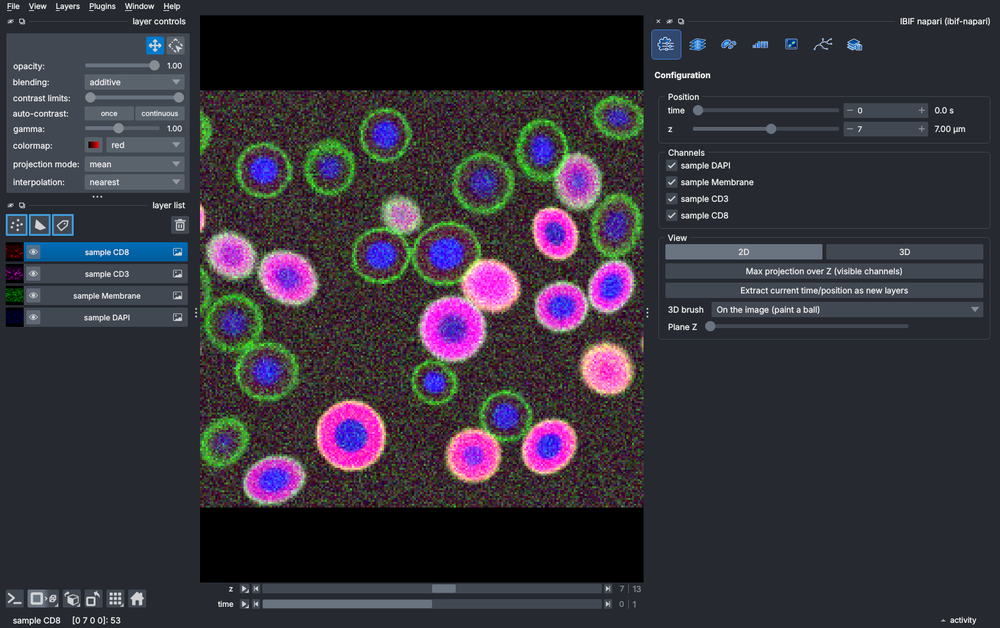
#> input picture src/ibif_napari/manual/images/01_overview.png, 1000 x 628 px, shrunk from 1560 x 980 before the run; its folder holds only this picture in this run
$ python -i _classic.py   (imports and definitions only)
#> lines starting #> are read from the running program, lines starting #| are printed output that depends on the picture; after the words box and inside, x2 and y2 are one past the last pixel; in counts of white or black regions, pixels touching at a corner belong together
"""Classical segmentation: threshold, then split touching objects by watershed.

No deep learning, no GPU: an alternative to Cellpose for testing, for bright well
separated objects (nuclei, spots, beads), or when no GPU or server is available.
2D images and 3D stacks (with their voxel size) are handled the same way:

1. **Local contrast** (optional): CLAHE, contrast-limited adaptive histogram
   equalisation (Zuiderveld 1994), evens out bright and dim regions so one threshold
   fits the whole image.
2. **Smoothing**: a Gaussian blur (sigma in pixels; Z follows the voxel size) removes
   noise that would otherwise break objects up.
3. **Threshold**: a global automatic threshold (Otsu 1979, Li, triangle, Yen, mean) times
   a factor, a *local* (adaptive) threshold for uneven backgrounds, or a manual value.
4. **Clean up**: fill holes, remove specks smaller than the minimum size.
5. **Split touching objects** (watershed, Beucher & Meyer 1993):
   - *distance*: seeds at the centres of the objects (maxima of the distance to the
     background), so round objects that touch are cut along their neck;
   - *intensity*: seeds at the brightest points (e.g. nuclei brighter in the middle);
   - *none*: each connected component is one object (connected-components labelling).
   Seeds closer than half the object diameter are merged, which stops one object being
   cut into several.
6. Remove objects smaller than the minimum size (and, optionally, those touching the
   image border) and number them 1, 2, 3...
"""
from __future__ import annotations

from dataclasses import dataclass

import numpy as np
from scipy import ndimage as ndi

THRESHOLDS = ("otsu", "li", "triangle", "yen", "mean", "local", "manual")
SPLITS = ("distance", "intensity", "none")


@dataclass
class Settings:
    clahe: bool = False
    clahe_clip: float = 0.05  # CLAHE clip limit (0-1; higher = more contrast)
    clahe_tile: int = 0  # CLAHE tile size in pixels (0 = 1/8 of the image)
    smooth: float = 1.0  # Gaussian sigma in XY pixels (0 = none)
    threshold: str = "otsu"
    factor: float = 1.0  # global thresholds are multiplied by this
    value: float | None = None  # manual threshold (in the image's own units)
    block: int = 51  # local threshold: neighbourhood size in pixels (odd)
    offset: float = -0.05  # local threshold: subtracted from the local mean (0-1 scale);
    # negative = a pixel must be that much brighter than its neighbourhood
    fill_holes: bool = True
    split: str = "distance"
    diameter: float = 0.0  # typical object diameter in XY pixels (0 = from the objects)
    min_size: int = 15  # pixels / voxels
    clear_border: bool = False


def segment(image, spacing=None, settings=None, **kwargs):
    """Labels (uint32, 0 = background) of a 2D or 3D image, and a dict of what was
    used (the threshold, the number of objects). `spacing` is the voxel size per axis
    (Z larger than XY in most stacks); `settings` a `Settings`, or its fields as kwargs."""
    s = settings or Settings(**kwargs)
    image = np.asarray(image)
    if image.ndim not in (2, 3):
        raise ValueError(f"segment a 2D or 3D image, not {image.ndim}D")
    spacing = np.asarray(spacing if spacing is not None else (1.0,) * image.ndim, float)
    xy = float(spacing[-1]) or 1.0
    rel = spacing / xy  # each axis in XY pixels (Z is usually > 1)
    fg, info, work = foreground(image, s, rel)
    labels = split(fg, work, s, rel)
    labels = _finish(labels, s)
    info["objects"] = int(labels.max())
    return labels, info


# [49 lines left out: functions segment_planes, _stitch, not called in this run]


def foreground(image, settings=None, rel=None, planes=False, **kwargs):
    """(mask, info, processed image): the pixels above the threshold, after local
    contrast, smoothing, hole filling and removing specks. `planes`: a stack whose
    planes are handled one by one (no smoothing or neighbourhoods across Z)."""
    s = settings or Settings(**kwargs)
    image = np.asarray(image)
    rel = np.ones(image.ndim) if rel is None else np.asarray(rel, float)
    work, lo, hi = _normalise(image)
    if s.clahe:
        from skimage import exposure

        tile = s.clahe_tile or None
        if tile:  # in XY pixels; fewer planes per tile in Z when Z steps are larger
            tile = [1 if np.isinf(r) else max(2, int(round(tile / r))) for r in rel]
        work = exposure.equalize_adapthist(work, kernel_size=tile, clip_limit=s.clahe_clip)
    if s.smooth > 0:
        work = ndi.gaussian_filter(work, sigma=[s.smooth / r for r in rel])
    info = {}
    if s.threshold == "manual":
        if s.value is None:
            raise ValueError("enter a threshold value")
        level = (float(s.value) - lo) / (hi - lo)  # the value in the image's own units
        info["threshold"] = float(s.value)
        fg = work > level
    elif s.threshold == "local":
        from skimage.filters import threshold_local

        block = int(s.block) | 1  # odd
        size = [1 if np.isinf(r) else max(3, int(round(block / r)) | 1) for r in rel]
        level = threshold_local(work, block_size=size, offset=s.offset)
        fg = work > level
        info["threshold"] = "local"
    else:
        from skimage import filters

        func = {"otsu": filters.threshold_otsu, "li": filters.threshold_li,
                "triangle": filters.threshold_triangle, "yen": filters.threshold_yen,
                "mean": filters.threshold_mean}[s.threshold]
        level = float(func(work)) * s.factor
        fg = work > level
        # In the image's units when no contrast change was made (else on the 0-1 scale).
        info["threshold"] = level * (hi - lo) + lo if not s.clahe else level
    if s.fill_holes:
        fg = _fill_holes(fg)
    if s.min_size > 0:
        fg = np.stack([_remove_small(p, s.min_size) for p in fg]) if planes else _remove_small(fg, s.min_size)
    info["foreground"] = float(fg.mean()) if fg.size else 0.0
    return fg, info, work


def split(fg, image, settings=None, rel=None, connectivity=1, **kwargs):
    """Labels of the foreground: connected components, or a seeded watershed.
    `connectivity`: 1 joins pixels that share a face, `fg.ndim` also those that touch at
    an edge or corner (as the inclusions of Secondary objects are counted)."""
    from skimage.segmentation import watershed

    s = settings or Settings(**kwargs)
    rel = np.ones(fg.ndim) if rel is None else np.asarray(rel, float)
    structure = ndi.generate_binary_structure(fg.ndim, connectivity)
    components, n = ndi.label(fg, structure=structure)
    if s.split == "none" or n == 0:
        return components.astype(np.uint32)
    if s.split == "distance":
        landscape = ndi.distance_transform_edt(fg, sampling=rel)
        # A little smoothing stops one object getting several centres on a ragged edge.
        landscape = ndi.gaussian_filter(landscape, sigma=[0.5 / r for r in rel])
    elif s.split == "intensity":
        landscape = np.asarray(image, float)
    else:
        raise ValueError(f"unknown split method {s.split!r}")
    diameter = s.diameter or _typical_diameter(components, n, rel)
    markers = _seeds(landscape, components, diameter, rel)
    labels = watershed(-landscape, markers=markers, mask=fg, connectivity=connectivity)
    # A component that got no seed (too small or flat) stays one object.
    missing = (labels == 0) & fg
    if missing.any():
        extra, _ = ndi.label(missing, structure=structure)
        labels = np.where(missing, extra + labels.max(), labels)
    return labels.astype(np.uint32)


def _seeds(landscape, components, diameter, rel):
    """One marker per object centre: maxima of `landscape` at least half a diameter
    apart (per axis, in pixels), within the components."""
    from skimage.feature import peak_local_max

    radius = max(1.0, diameter / 2.0)  # centres closer than half a diameter are one object
    footprint = _ellipsoid([max(1, int(round(radius / r))) for r in rel])
    peaks = peak_local_max(landscape, footprint=footprint, labels=components, exclude_border=False)
    markers = np.zeros(landscape.shape, bool)
    markers[tuple(peaks.T)] = True
    # Plateaus give several neighbouring peaks: one marker each. The dilation stays inside
    # each component, and markers in different components are never joined, so objects a
    # pixel apart keep their own seeds.
    grown = ndi.binary_dilation(markers, structure=ndi.generate_binary_structure(landscape.ndim, 2))
    grown &= components > 0
    markers, n = ndi.label(grown, structure=ndi.generate_binary_structure(landscape.ndim, landscape.ndim))
    if n:
        from skimage.segmentation import relabel_sequential

        pairs = np.where(grown, markers.astype(np.int64) * (int(components.max()) + 1) + components, 0)
        markers = relabel_sequential(pairs)[0]
    return markers


def _typical_diameter(components, n, rel):
    """Median equivalent diameter of the connected components (in XY pixels)."""
    sizes = np.bincount(components.ravel())[1:]
    sizes = sizes[sizes > 0] * float(np.prod(rel))
    if not len(sizes):
        return 10.0
    v = float(np.median(sizes))
    return float(np.cbrt(6 * v / np.pi)) if components.ndim == 3 else float(np.sqrt(4 * v / np.pi))


def _ellipsoid(radii):
    grids = np.ogrid[tuple(slice(-r, r + 1) for r in radii)]
    return sum((g / max(r, 1e-9)) ** 2 for g, r in zip(grids, radii)) <= 1.0


def _normalise(image):
    """The image on a 0-1 scale (0.1-99.9 percentiles), and those percentiles."""
    image = image.astype(np.float32, copy=False)
    finite = image[np.isfinite(image)]
    if not finite.size:
        return np.zeros(image.shape, np.float32), 0.0, 1.0
    lo, hi = (float(v) for v in np.percentile(finite, (0.1, 99.9)))
    if hi <= lo:
        lo, hi = float(finite.min()), float(finite.max())
        if hi <= lo:
            hi = lo + 1.0
    return np.clip((image - lo) / (hi - lo), 0.0, 1.0), lo, hi


def _fill_holes(fg):
    """Fill holes in 2D, and in each Z plane of a stack (a hole in 3D must be closed in
    every direction, which nuclei imaged with gaps between planes often are not)."""
    if fg.ndim == 2:
        return ndi.binary_fill_holes(fg)
    out = ndi.binary_fill_holes(fg)
    for z in range(out.shape[0]):
        out[z] = ndi.binary_fill_holes(out[z])
    return out


def _remove_small(fg, min_size):
    labels, n = ndi.label(fg)
    if n == 0:
        return fg
    sizes = np.bincount(labels.ravel())
    keep = sizes >= min_size
    keep[0] = False
    return keep[labels]


def _finish(labels, s):
    if s.clear_border:
        from skimage.segmentation import clear_border

        labels = clear_border(labels)
    if s.min_size > 0 and labels.max():
        sizes = np.bincount(labels.ravel())
        small = sizes < s.min_size
        small[0] = False
        labels = np.where(small[labels], 0, labels)
    from skimage.segmentation import relabel_sequential

    labels, _, _ = relabel_sequential(labels.astype(np.uint32))
    return labels.astype(np.uint32)


__all__ = ["Settings", "segment", "segment_planes", "foreground", "split", "THRESHOLDS", "SPLITS"]

>>> import cv2
>>> picture = cv2.imread('manual/images/01_overview.png', cv2.IMREAD_GRAYSCALE)
>>> result = segment(picture)
#> in _normalise, `lo, hi = (float(v) for v in np.percentile(finite, (0.1, 99.9)))`: lo = 0; hi = 224
#> in foreground, `work, lo, hi = _normalise(image)`:
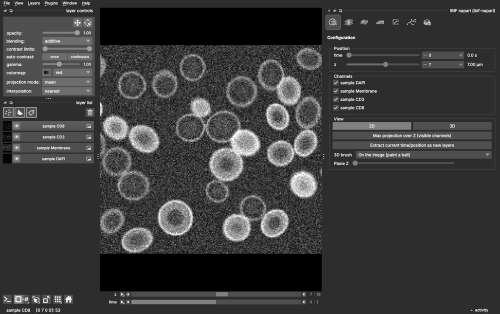
#> work: shape (628, 1000) float32 (shown at 1/2 size); min 0, max 1, mean 0.232
#> in foreground, `work, lo, hi = _normalise(image)`: lo = 0; hi = 224
#> in foreground, `level = float(func(work)) * s.factor`: level = 0.361
#> in foreground, `fg = work > level`:
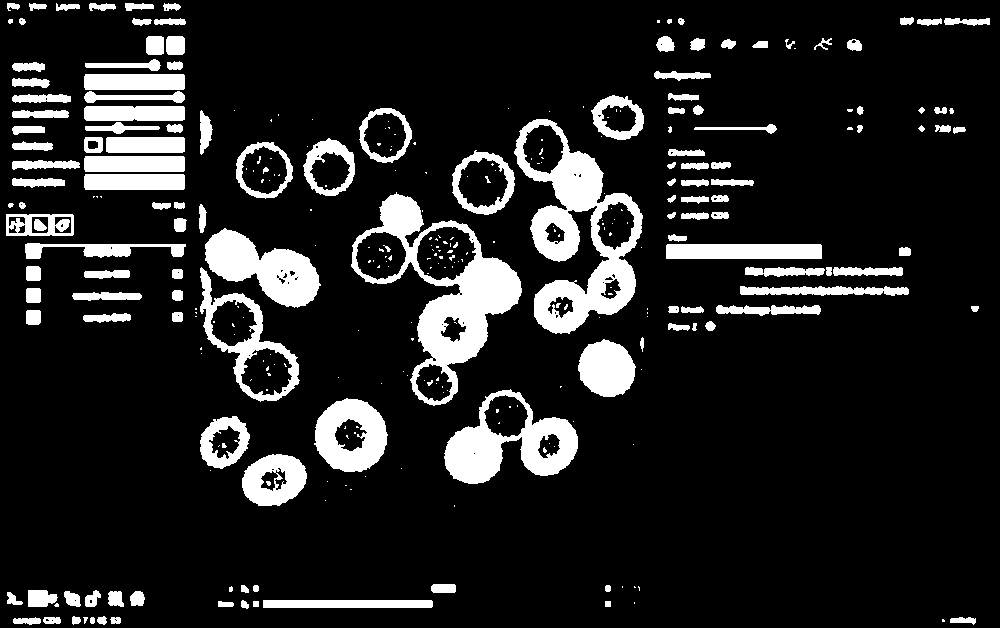
#> fg: shape (628, 1000) bool; 13.4% white; 317 white regions (172 under 20 px), largest, box (x1, y1, x2, y2) and area: (514, 119, 643, 334) 10687, (351, 192, 522, 406) 10132, (444, 389, 578, 484) 5703
#> in _remove_small, `labels, n = ndi.label(fg)`:
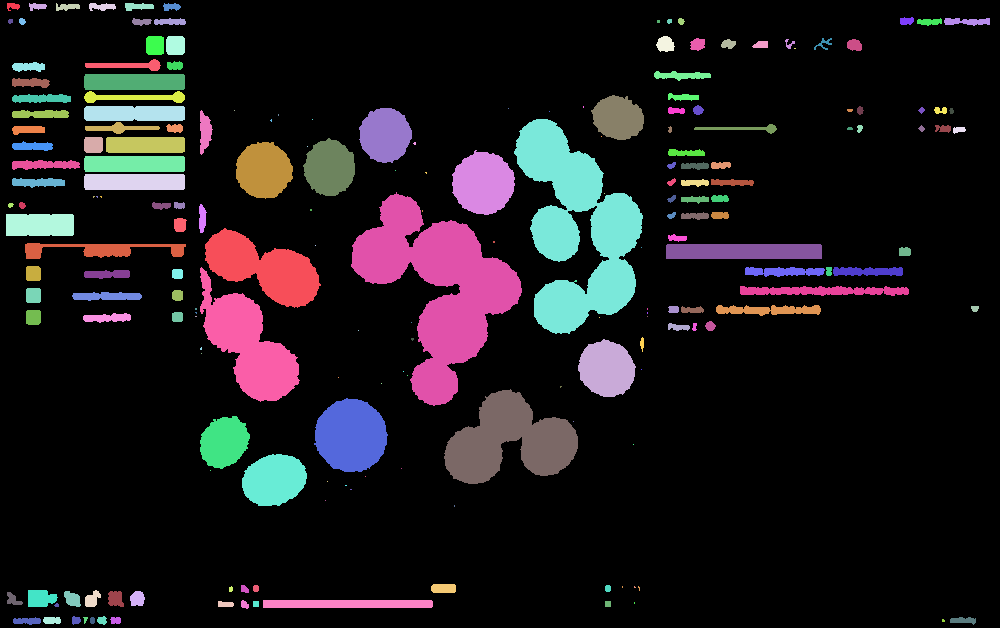
#> labels: shape (628, 1000) int32; 202 distinct labels, from 0 to 201; one colour per label, 0 black
#> in _remove_small, `labels, n = ndi.label(fg)`: n = 201
#> in _remove_small, `sizes = np.bincount(labels.ravel())`: sizes = 202 values, max 522323 at index 0, min 1 at index 45, mean 3108.9
#> in segment, `fg, info, work = foreground(image, s, rel)`: info = {'threshold': 80.82, 'foreground': 0.168}
#> in split, `components, n = ndi.label(fg, structure=structure)`:
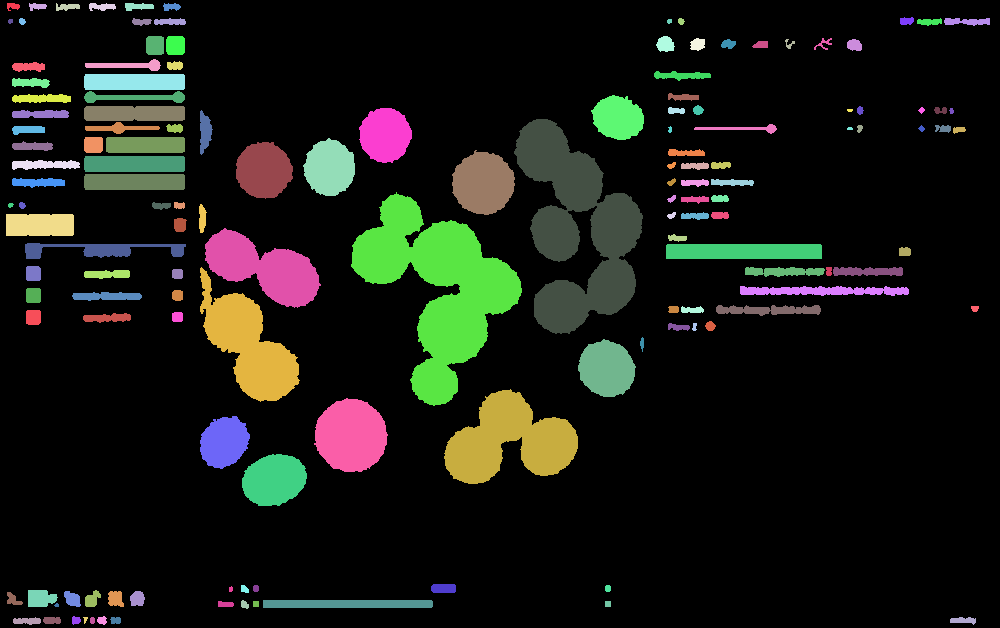
#> components: shape (628, 1000) int32; 145 distinct labels, from 0 to 144; one colour per label, 0 black
#> in split, `components, n = ndi.label(fg, structure=structure)`: n = 144
#> in split, `landscape = ndi.distance_transform_edt(fg, sampling=rel)`:
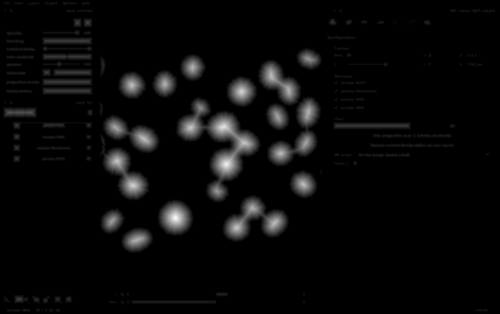
#> landscape: shape (628, 1000) float64 (shown at 1/2 size); min 0, max 35.36, mean 1.3; drawn with min black and max white
#> in _typical_diameter, `sizes = np.bincount(components.ravel())[1:]`: sizes = 144 values, max 15565 at index 73, min 15 at index 135, mean 732.9
#> in _typical_diameter, `v = float(np.median(sizes))`: v = 147.5
#> in split, `diameter = s.diameter or _typical_diameter(components, n, rel)`: diameter = 13.7
#> in _seeds, `radius = max(1.0, diameter / 2.0)`: radius = 6.85
#> in _seeds, `peaks = peak_local_max(landscape, footprint=footprint, labels=componen..`: peaks = 1732 pairs, first value 5 to 621, second value 10 to 975
#> in _seeds, `grown &= components > 0`:
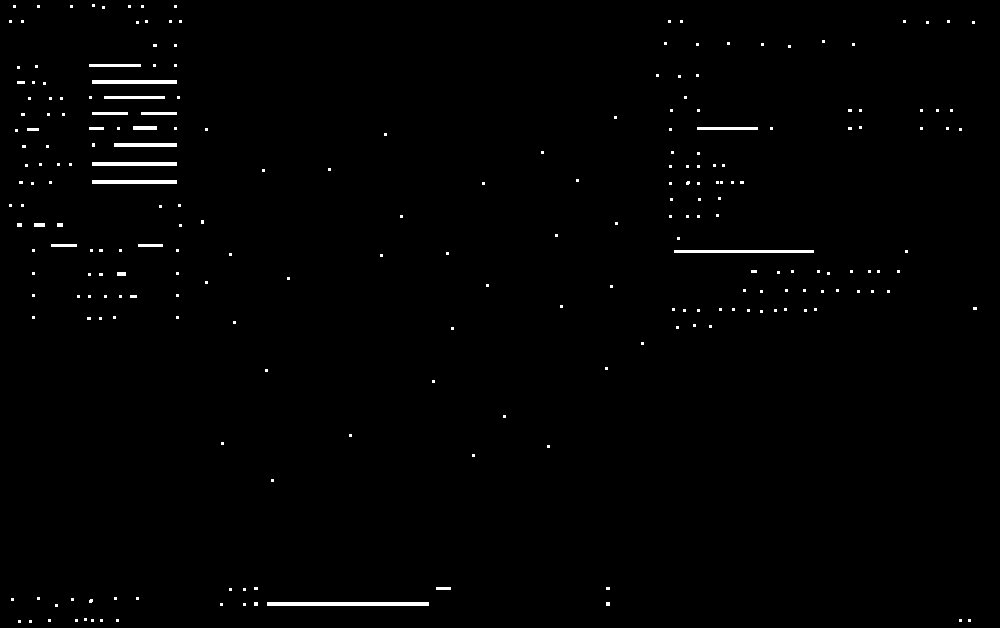
#> grown: shape (628, 1000) bool; 0.89% white; 235 white regions (212 under 20 px), largest, box (x1, y1, x2, y2) and area: (267, 602, 429, 606) 648, (674, 250, 814, 253) 420, (92, 80, 177, 84) 340
#> in _seeds, `markers, n = ndi.label(grown, structure=ndi.generate_binary_structure(..`: n = 235
#> in split, `labels = watershed(-landscape, markers=markers, mask=fg, connectivity=..`:
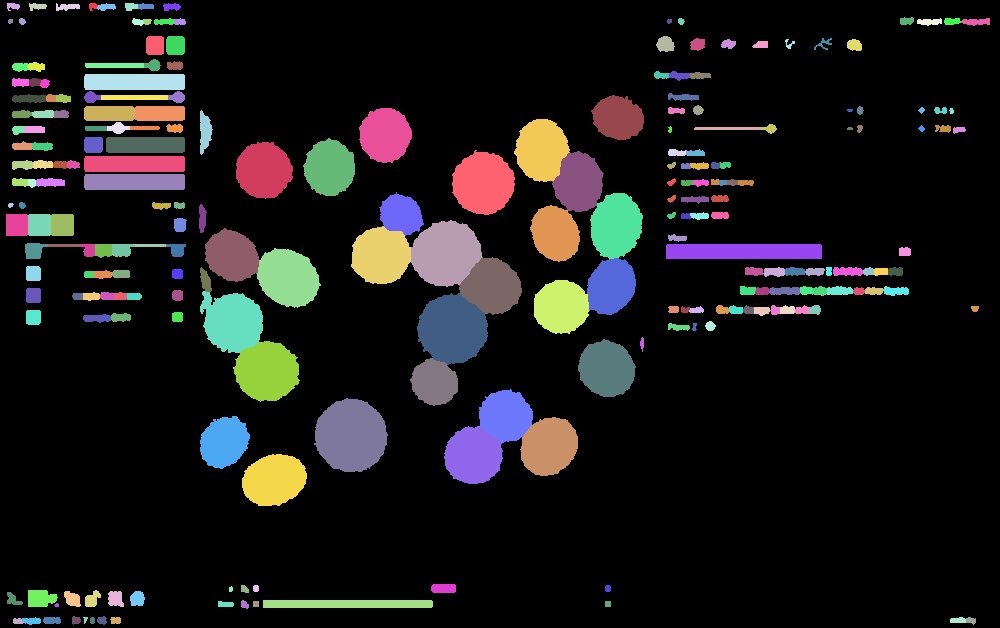
#> labels: shape (628, 1000) int64; 236 distinct labels, from 0 to 235; one colour per label, 0 black
#> in _finish, `sizes = np.bincount(labels.ravel())`: sizes = 236 values, max 522458 at index 0, min 15 at index 225, mean 2661
